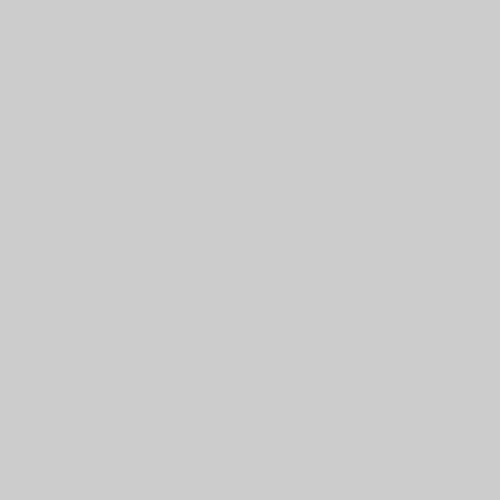
Frame 1 (no input)
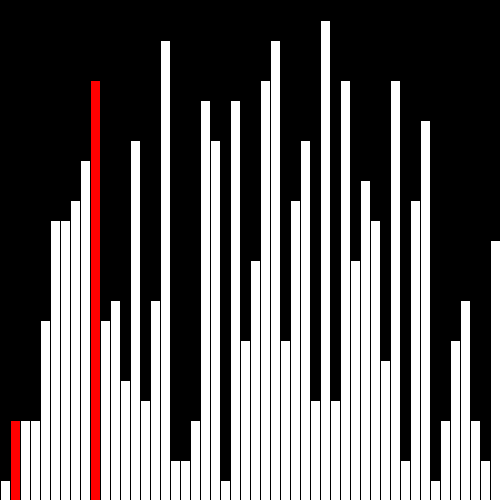
Frame 60 (the mouse pressed at the canvas centre just before this capture)
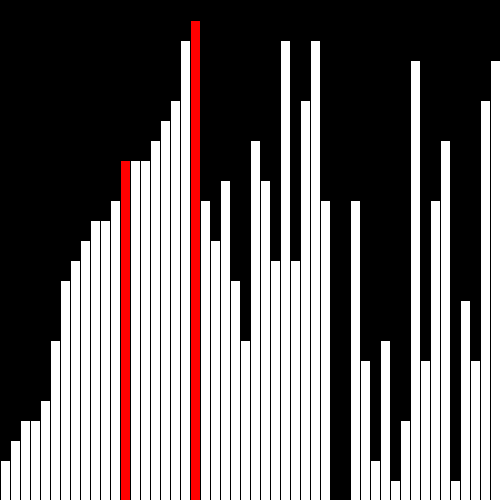
Frame 120 (the mouse held since frame 60 and released just before this capture)

The Processing sketch that drew these frames (run headless with seeded random() and noise(); from frame 60 on, the mouse is pressed at the canvas centre):

// Processing sketch: processing_98022
// ── processing_98022.pde

/*Mihir Khetarpal
*/
int[] array = new int[50];
int i = 0;
void setup() {
  genArray();
  for (int i: array) {
    print(i + " ");
  }
  size(500, 500);
  frameRate(10);
  println();
  println();
  for (int i: array) {
    print(i + " ");
  }
}
void genArray() {
  for (int i = 0; i < 50; i++) {
    array[i] = (int)(random(25));
  }
}
void insertionSortSingleLoop(int i) {
  int val = array[i];
  int pos = i;
  int k = i;
  while (i > 0 && val < array[i - 1]) {
    array[i] = array[i - 1];
    i--;
    background(0);
    drawArray(i, k);
  }
  array[i] = val;
}

void draw() {
  insertionSortSingleLoop(i);
  i++;
  if (i > 49) {
    rerun();
  }
  i %= 50;
}
void drawArray(int j, int k) {
  fill(255, 255, 255);
  for (int i = 0; i < 50; i++) {
    if (i == j || i == k) {
      fill(255, 0, 0);
    } 
    else {
      fill(255, 255, 255);
    }
    rect(i*10, 500, 10, - array[i] * 20);
  }
}
void rerun() {
  genArray();
  i = 0;
}
